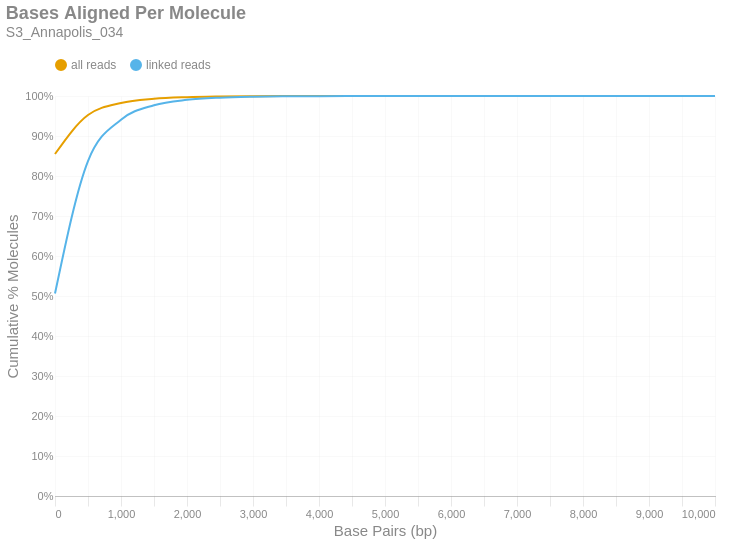

Here is the notebook cell this chart was saved with:
### Markdown cell above
### Bases Aligned Per Molecule
This is a cumulative frequency distribution showing the number of base pairs aligned per unique molecule. These data are shown in 500 bp bins. There are two distributions: one with `all reads` (yellow) and another with only `linked reads` (blue). The percent of molecules in the `linked reads` distribution is relative to the total number of linked molecules.

### Code cell
if SKIPLR:
    print_html(f"Skipped")
else:
    binned_df = consolidated_hist(valids['aligned_bp'], mask, 500, True)
    with SafeRender(binned_df):
        (
            density_plot(binned_df, 'Bases Aligned Per Molecule', samplename, 'basesper')
            .encode(
                x=alt.X('bin:Q', title="Base Pairs (bp)").axis(tickMinStep=500).scale(padding=0),
                y=alt.Y('value:Q', title='Cumulative % Molecules')
                    .axis(format='%')
                    .scale(domain = [0,1])
                    .stack(False),
                color=alt.Color("key:N").scale(domain = ["all reads", "linked reads"]),
                tooltip = [
                    alt.Tooltip("key:N", title = "Data Type"),
                    alt.Tooltip("range_label:N", title="Bases Aligned Per Molecule"),
                    alt.Tooltip("value:Q", format = ".2%", title="% Molecules (Cum.)")
                ]
            )
        ).display()

### Figure 1 — Vega-Lite specification as saved in the notebook (floating-point values rounded to 4 significant figures)
{"width": "container", "height": 400, "config": {"title": {"anchor": "start", "dy": -15, "fontSize": 18, "color": "#888888", "subtitleColor": "#888888", "subtitleFontSize": 14}, "arc": {"fill": "#0072B2"}, "axis": {"domainColor": "#888888", "domainWidth": 0.5, "gridWidth": 0.2, "grid": false, "titleFontWeight": 400, "titleFontSize": 15, "labelFontSize": 11, "labelColor": "#888888", "tickColor": "#888888", "tickWidth": 0.2, "titleColor": "#888888"}, "axisBand": {"grid": false}, "axisX": {"grid": true, "tickSize": 10, "domainCap": "round"}, "axisY": {"domain": false, "grid": true, "tickSize": 0, "domainCap": "round"}, "background": "transparent", "header": {"labelFontSize": 15, "labelColor": "#888888", "titleFontSize": 15, "titleFontWeight": 600, "titleColor": "#888888"}, "legend": {"labelFont": "sans-serif", "labelFontSize": 12, "labelColor": "#888888", "symbolSize": 100, "symbolType": "circle", "titleFontSize": 12, "titlePadding": 10, "titleColor": "#888888", "title": null, "orient": "top"}, "range": {"category": ["#E69F00", "#56B4E9", "#009E73", "#F0E442", "#0072B2", "#D55E00", "#CC79A7", "#000000"], "diverging": ["#cfe8f3", "#a2d4ec", "#73bfe2", "#46abdb", "#1696d2", "#12719e"]}, "area": {"fill": "#0072B2", "fillOpacity": 0.7, "line": true, "strokeOpacity": 0.7}, "line": {"color": "#0072B2", "stroke": "#0072B2", "strokeWidth": 2}, "trail": {"color": "#0072B2", "stroke": "#0072B2", "strokeWidth": 0, "size": 1}, "point": {"filled": true, "fillOpacity": 1.0, "size": 95}, "text": {"color": "#888888", "fontSize": 11, "align": "right", "fontWeight": 400, "size": 11}, "bar": {"fill": "#0072B2", "stroke": null}, "view": {"stroke": null, "continuousWidth": 660, "continuousHeight": 400}}, "data": {"name": "data-799d185b9e4782847b50d16950b99a24"}, "mark": {"type": "line", "interpolate": "monotone", "point": {"opacity": 0, "size": 275}}, "encoding": {"color": {"field": "key", "scale": {"domain": ["all reads", "linked reads"]}, "type": "nominal"}, "tooltip": [{"field": "key", "title": "Data Type", "type": "nominal"}, {"field": "range_label", "title": "Bases Aligned Per Molecule", "type": "nominal"}, {"field": "value", "format": ".2%", "title": "% Molecules (Cum.)", "type": "quantitative"}], "x": {"axis": {"tickMinStep": 500}, "field": "bin", "scale": {"padding": 0}, "title": "Base Pairs (bp)", "type": "quantitative"}, "y": {"axis": {"format": "%"}, "field": "value", "scale": {"domain": [0, 1]}, "stack": false, "title": "Cumulative % Molecules", "type": "quantitative"}}, "params": [{"name": "param_c36ac31b6afebe62", "select": {"type": "point", "fields": ["key"]}, "bind": "legend"}], "title": {"text": "Bases Aligned Per Molecule", "subtitle": "S3_Annapolis_034"}, "transform": [{"fold": ["all reads (cumsum)", "linked reads (cumsum)"]}, {"calculate": "replace(datum.key, ' (cumsum)', '')", "as": "key"}, {"filter": {"param": "param_c36ac31b6afebe62"}}], "usermeta": {"embedOptions": {"downloadFileName": "S3_Annapolis_034.basesper"}}, "$schema": "https://vega.github.io/schema/vega-lite/v6.1.0.json", "datasets": {"data-799d185b9e4782847b50d16950b99a24": [{"bin": "0.0", "interval": "0.0-500.0", "all reads": 0.8549, "linked reads": 0.5061, "all reads (cumsum)": 0.8549, "linked reads (cumsum)": 0.5061, "range_label": "0-499"}, {"bin": "500.0", "interval": "500.0-1000.0", "all reads": 0.09749, "linked reads": 0.3313, "all reads (cumsum)": 0.9524, "linked reads (cumsum)": 0.8374, "range_label": "500-999"}, {"bin": "1000.0", "interval": "1000.0-1500.0", "all reads": 0.03028, "linked reads": 0.1034, "all reads (cumsum)": 0.9827, "linked reads (cumsum)": 0.9408, "range_label": "1000-1499"}, {"bin": "1500.0", "interval": "1500.0-2000.0", "all reads": 0.01058, "linked reads": 0.03615, "all reads (cumsum)": 0.9933, "linked reads (cumsum)": 0.977, "range_label": "1500-1999"}, {"bin": "2000.0", "interval": "2000.0-2500.0", "all reads": 0.003925, "linked reads": 0.0134, "all reads (cumsum)": 0.9972, "linked reads (cumsum)": 0.9904, "range_label": "2000-2499"}, {"bin": "2500.0", "interval": "2500.0-3000.0", "all reads": 0.001589, "linked reads": 0.005428, "all reads (cumsum)": 0.9988, "linked reads (cumsum)": 0.9958, "range_label": "2500-2999"}, {"bin": "3000.0", "interval": "3000.0-3500.0", "all reads": 0.0006796, "linked reads": 0.002321, "all reads (cumsum)": 0.9994, "linked reads (cumsum)": 0.9981, "range_label": "3000-3499"}, {"bin": "3500.0", "interval": "3500.0-4000.0", "all reads": 0.0002978, "linked reads": 0.001017, "all reads (cumsum)": 0.9997, "linked reads (cumsum)": 0.9991, "range_label": "3500-3999"}, {"bin": "4000.0", "interval": "4000.0-4500.0", "all reads": 0.0001376, "linked reads": 0.0004698, "all reads (cumsum)": 0.9999, "linked reads (cumsum)": 0.9996, "range_label": "4000-4499"}, {"bin": "4500.0", "interval": "4500.0-5000.0", "all reads": 5.898e-05, "linked reads": 0.0002014, "all reads (cumsum)": 0.9999, "linked reads (cumsum)": 0.9998, "range_label": "4500-4999"}, {"bin": "5000.0", "interval": "5000.0-5500.0", "all reads": 2.993e-05, "linked reads": 0.0001022, "all reads (cumsum)": 1.0, "linked reads (cumsum)": 0.9999, "range_label": "5000-5499"}, {"bin": "5500.0", "interval": "5500.0-6000.0", "all reads": 1.387e-05, "linked reads": 4.735e-05, "all reads (cumsum)": 1.0, "linked reads (cumsum)": 1.0, "range_label": "5500-5999"}, {"bin": "6000.0", "interval": "6000.0-6500.0", "all reads": 5.722e-06, "linked reads": 1.954e-05, "all reads (cumsum)": 1.0, "linked reads (cumsum)": 1.0, "range_label": "6000-6499"}, {"bin": "6500.0", "interval": "6500.0-7000.0", "all reads": 2.641e-06, "linked reads": 9.02e-06, "all reads (cumsum)": 1.0, "linked reads (cumsum)": 1.0, "range_label": "6500-6999"}, {"bin": "7000.0", "interval": "7000.0-7500.0", "all reads": 2.201e-06, "linked reads": 7.516e-06, "all reads (cumsum)": 1.0, "linked reads (cumsum)": 1.0, "range_label": "7000-7499"}, {"bin": "7500.0", "interval": "7500.0-8000.0", "all reads": 1.541e-06, "linked reads": 5.261e-06, "all reads (cumsum)": 1.0, "linked reads (cumsum)": 1.0, "range_label": "7500-7999"}, {"bin": "8000.0", "interval": "8000.0-8500.0", "all reads": 4.402e-07, "linked reads": 1.503e-06, "all reads (cumsum)": 1.0, "linked reads (cumsum)": 1.0, "range_label": "8000-8499"}, {"bin": "8500.0", "interval": "8500.0-9000.0", "all reads": 0.0, "linked reads": 0.0, "all reads (cumsum)": 1.0, "linked reads (cumsum)": 1.0, "range_label": "8500-8999"}, {"bin": "9000.0", "interval": "9000.0-9500.0", "all reads": 4.402e-07, "linked reads": 1.503e-06, "all reads (cumsum)": 1.0, "linked reads (cumsum)": 1.0, "range_label": "9000-9499"}, {"bin": "9500.0", "interval": "9500.0-10000.0", "all reads": 0.0, "linked reads": 0.0, "all reads (cumsum)": 1.0, "linked reads (cumsum)": 1.0, "range_label": "9500-9999"}, {"bin": "10000.0", "interval": "10000.0-10500.0", "all reads": 2.201e-07, "linked reads": 7.516e-07, "all reads (cumsum)": 1.0, "linked reads (cumsum)": 1.0, "range_label": "10000-10499"}]}}
